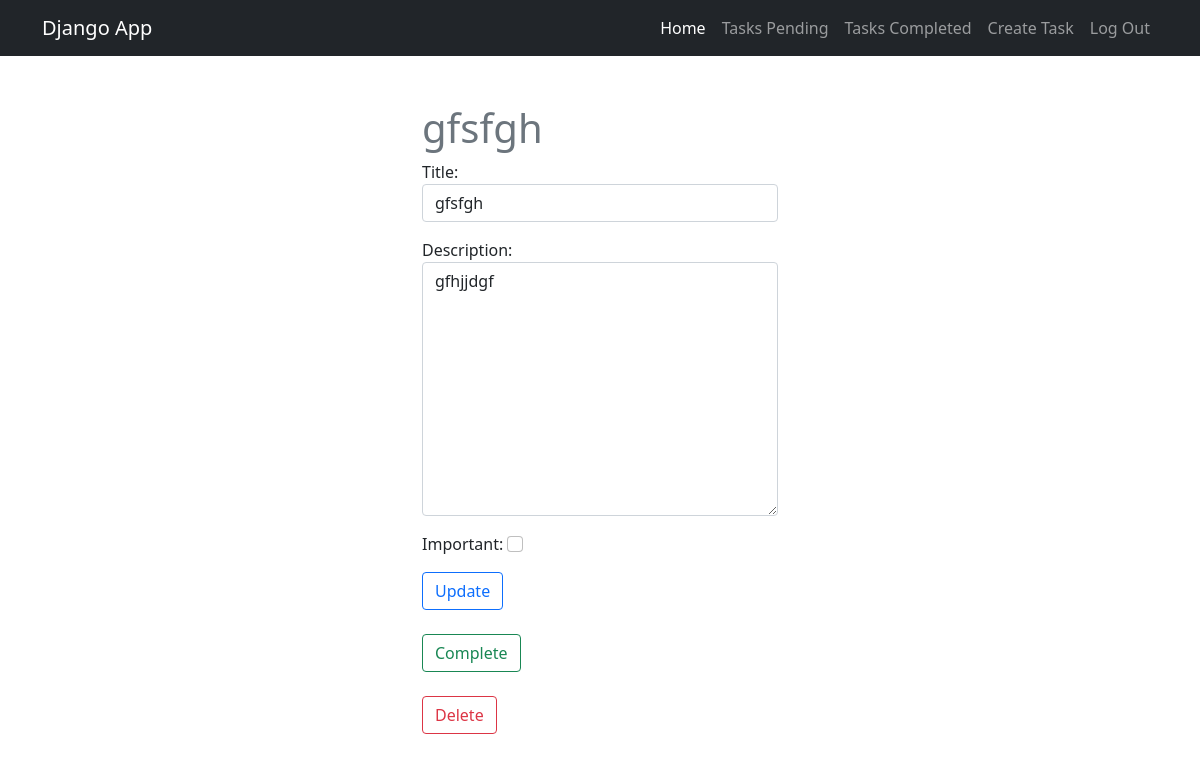
The app's page /tasks/8/ (signed in), older data.
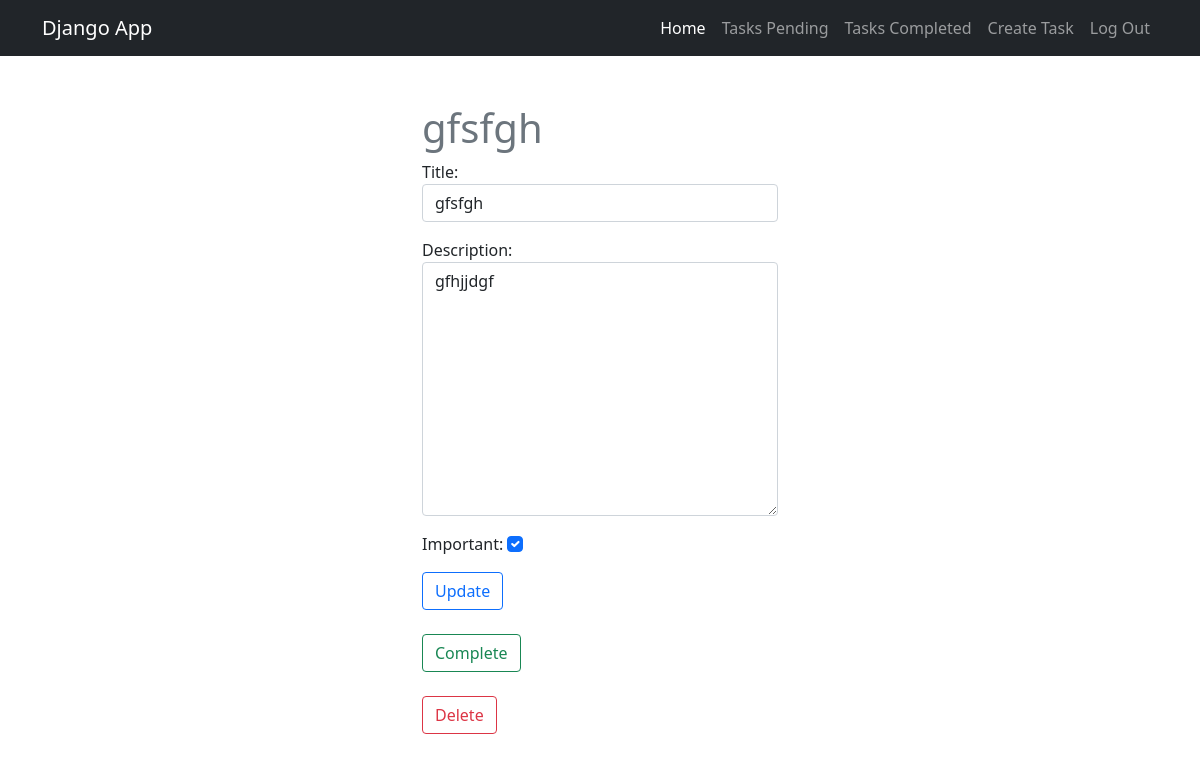
The same page, newer data.
### tasks/models.py (models this page shows, shortened)
class Task(models.Model):
    title = models.CharField(max_length=200)
    description = models.TextField(max_length=1000)
    created = models.DateTimeField(auto_now_add=True)
    datecompleted = models.DateTimeField(null=True, blank=True)
    important = models.BooleanField(default=False)
    user = models.ForeignKey(User, on_delete=models.CASCADE)

### tasks/views.py (the view, shortened to what this page needs)
# urls.py: path("tasks/<int:task_id>/", views.task_detail, name="task_detail"),
@login_required
def task_detail(request, task_id):
    if request.method == "GET":
        task = get_object_or_404(Task, pk=task_id, user=request.user)
        form = TaskForm(instance=task)
        return render(request, "task_detail.html", {"task": task, "form": form})

### tasks/forms.py
class TaskForm(forms.ModelForm):
    class Meta:
        model = Task
        fields = ["title", "description", "important"]
        widgets = {
            "title": forms.TextInput(attrs={"class": "form-control", "placeholder": "Write a title"}),
            "description": forms.Textarea(attrs={"class": "form-control", "placeholder": "Write a description"}),
            "important": forms.CheckboxInput(attrs={"class": "form-check-input"})
        }

### tasks/templates/task_detail.html (shortened to what this page needs)
{% extends 'base.html' %}
{% block content %}
<main class="container">
    <div class="row">
        <div class="col-md-4 offset-md-4 mt-5">
            <form method="post">
                <h1 class="text-secondary">{{task.title}}</h1>
                {{form.as_p}}
                <button class="btn btn-outline-primary">Update</button>
            </form>
            <br>
            <form action="{% url 'complete_task' task.id %}" method="post">
                <button class="btn btn-outline-success">Complete</button>
            </form>
            <br>
            <form action="{% url 'delete_task' task.id %}" method="post">
                <button class="btn btn-outline-danger">Delete</button>
            </form>
        </div>
    </div>
</main>
{% endblock content %}

Row changes from the older to the newer data that the page shows:
changed Task "gfsfgh": important "☐" → "☑"
